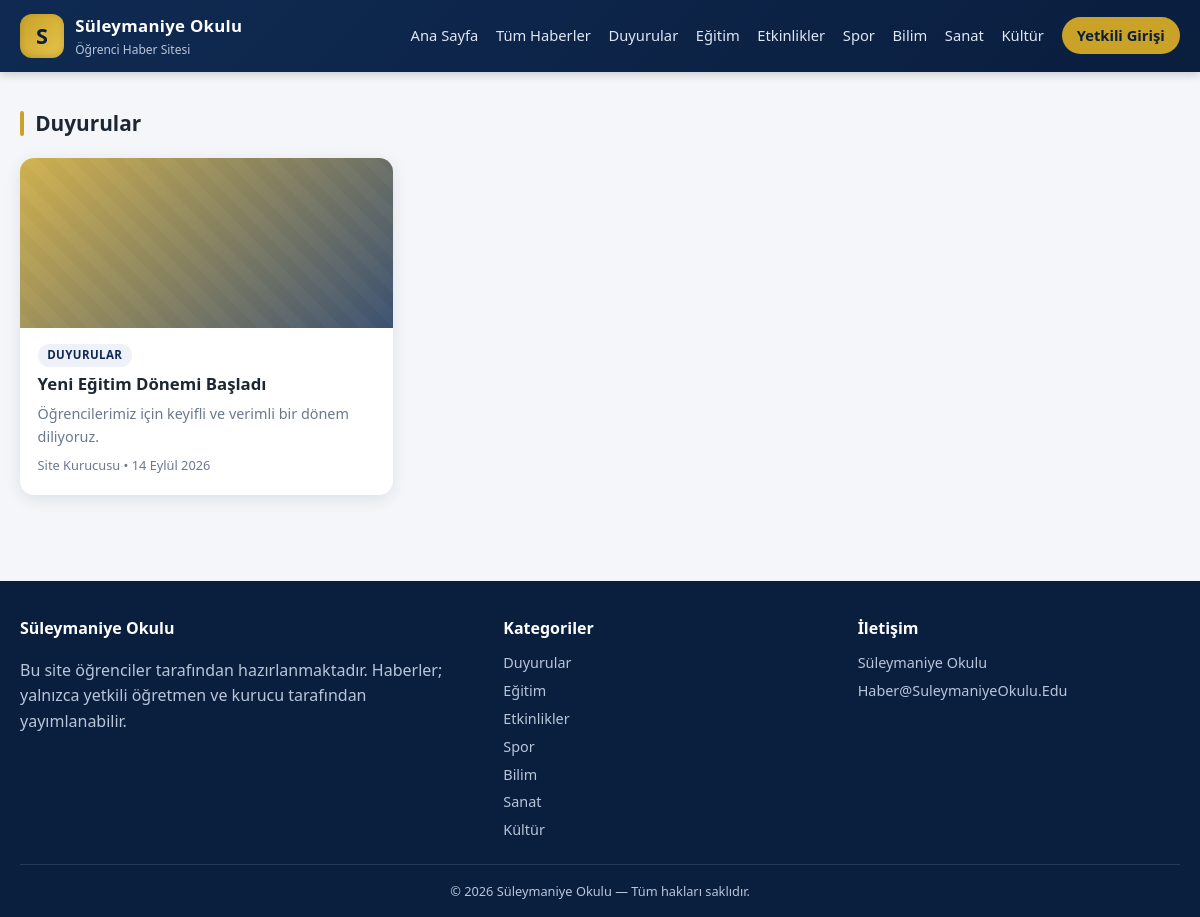
/kategori/duyurular, run on the app's committed database.
### tables this page shows
CREATE TABLE articles (
                id INTEGER PRIMARY KEY AUTOINCREMENT,
                title TEXT NOT NULL,
                category TEXT DEFAULT 'duyurular',
                summary TEXT DEFAULT '',
                content TEXT NOT NULL,
                image TEXT DEFAULT '',
                author_id INTEGER NOT NULL,
                author_name TEXT DEFAULT '',
                views INTEGER NOT NULL DEFAULT 0,
                status TEXT NOT NULL DEFAULT 'published',
                created_at TEXT NOT NULL,
                updated_at TEXT NOT NULL
            );

### app.py (the view)
@app.route("/kategori/<slug>")
def category_page(slug):
    if slug not in CATEGORIES:
        abort(404)
    with _lock:
        conn = _conn()
        articles = [
            dict(r)
            for r in conn.execute(
                "SELECT * FROM articles WHERE status = 'published' AND category = ? ORDER BY created_at DESC",
                (slug,),
            ).fetchall()
        ]
        conn.close()
    return render_template("category.html", slug=slug, articles=articles)

### app.py (called while the page is built, shortened)
def _conn():
    conn = sqlite3.connect(DB_PATH)
    conn.row_factory = sqlite3.Row
    return conn

def current_user():
    uid = session.get("user_id")
    if not uid:
        return None

def category_totals():
    with _lock:
        conn = _conn()
        rows = conn.execute(
            "SELECT category, COUNT(*) AS c FROM articles WHERE status = 'published' GROUP BY category"
        ).fetchall()
        conn.close()
    totals = {slug: 0 for slug in CATEGORIES}
    for r in rows:
        totals[r["category"]] = r["c"]
    return totals

@app.template_filter("trdate")
def trdate_filter(value):
    try:
        d = datetime.fromisoformat(value)
    except (ValueError, TypeError):
        return value or ""
    return f"{d.day} {TR_MONTHS[d.month]} {d.year}"

@app.template_filter("catname")
def catname_filter(slug):
    return CATEGORIES.get(slug or "", "Genel")

@app.context_processor
def inject_globals():
    return {
        "categories": CATEGORIES,
        "category_totals": category_totals(),
        "now_year": datetime.now().year,
        "role_labels": ROLE_LABELS,
        "user": current_user(),
    }

### templates/category.html (shortened to what this page needs)
{% extends "base.html" %}
{% block content %}
<div class="section-head page-head">
  <h2 class="section-title">{{ slug | catname }}</h2>
</div>
{% if articles %}
  <div class="article-grid">
    {% for a in articles %}
      <a href="{{ url_for('article_detail', article_id=a.id) }}" class="card">
        {% if a.image %}
          <div class="card-img" style="background-image:url('{{ url_for('static', filename='uploads/' ~ a.image) }}')"></div>
        {% else %}
          <div class="card-img card-img-placeholder"></div>
        {% endif %}
        <div class="card-body">
          <span class="tag">{{ a.category | catname }}</span>
          <h3>{{ a.title }}</h3>
          <p>{{ a.summary }}</p>
          <span class="meta">{{ a.author_name }} • {{ a.created_at | trdate }}</span>
        </div>
      </a>
    {% endfor %}
  </div>
{% else %}
  <div class="empty-box">
    <h3>Bu kategoride henüz haber yok.</h3>
    <p><a href="{{ url_for('index') }}">Ana sayfaya</a> dönün.</p>
  </div>
{% endif %}
{% endblock %}

### static/style.css (style rules this page uses)
:root { --navy: #0f2a52; --navy-dark: #0a1e3e; --gold: #c9a227; --gold-light: #e6c44d; --bg: #f4f6f9; --card: #ffffff; --text: #1d2733; --muted: #6b7890; --line: #e2e7ee; --danger: #c0392b; --ok: #1e7d46; --radius: 14px; --shadow: 0 4px 16px rgba(15, 42, 82, 0.10); }
* { box-sizing: border-box; }
html, body { margin: 0; padding: 0; }
body { font-family: "Segoe UI", Tahoma, Arial, sans-serif; background: var(--bg); color: var(--text); line-height: 1.6; display: flex; min-height: 100vh; flex-direction: column; }
a { color: var(--navy); text-decoration: none; }
.section-head { display: flex; align-items: center; justify-content: space-between; gap: 1rem; flex-wrap: wrap; margin-bottom: 1.1rem; }
.page-head { margin-top: 0.4rem; }
.section-title { margin: 0; font-size: 1.3rem; position: relative; padding-left: 0.95rem; }
.section-title::before { content: ""; position: absolute; left: 0; top: 4px; bottom: 4px; width: 4px; border-radius: 2px; background: var(--gold); }
.article-grid { display: grid; grid-template-columns: repeat(3, 1fr); gap: 1.3rem; }
.card { background: var(--card); border-radius: var(--radius); overflow: hidden; box-shadow: var(--shadow); display: flex; flex-direction: column; color: var(--text); transition: transform .15s, box-shadow .15s; }
.card-img { height: 170px; background-size: cover; background-position: center; }
.card-img-placeholder { background: linear-gradient(135deg, rgba(201,162,39,0.8), rgba(15,42,82,0.8)), repeating-linear-gradient(45deg, transparent, transparent 12px, rgba(0,0,0,0.08) 12px, rgba(0,0,0,0.08) 24px); }
.card-body { padding: 1rem 1.1rem 1.2rem; display: flex; flex-direction: column; gap: 0.4rem; flex: 1; }
.card-body h3 { margin: 0; font-size: 1.05rem; line-height: 1.35; }
.card-body p { margin: 0; color: var(--muted); font-size: 0.9rem; }
.tag { align-self: flex-start; background: #eef1f8; color: var(--navy); font-size: 0.72rem; font-weight: 600; padding: 0.15rem 0.6rem; border-radius: 999px; text-transform: uppercase; letter-spacing: 0.4px; }
.meta { color: var(--muted); font-size: 0.8rem; }

### data on the page
articles: category "Duyurular", category|catname "DUYURULAR", title "Yeni Eğitim Dönemi Başladı", summary "Öğrencilerimiz için keyifli ve verimli bir dönem diliyoruz.", author_name "Site Kurucusu", created_at|trdate "14 Eylül 2026"

### other printed values
{{ name }} "Duyurular" "Eğitim" "Etkinlikler" "Spor" "Bilim" "Sanat" "Kültür"
